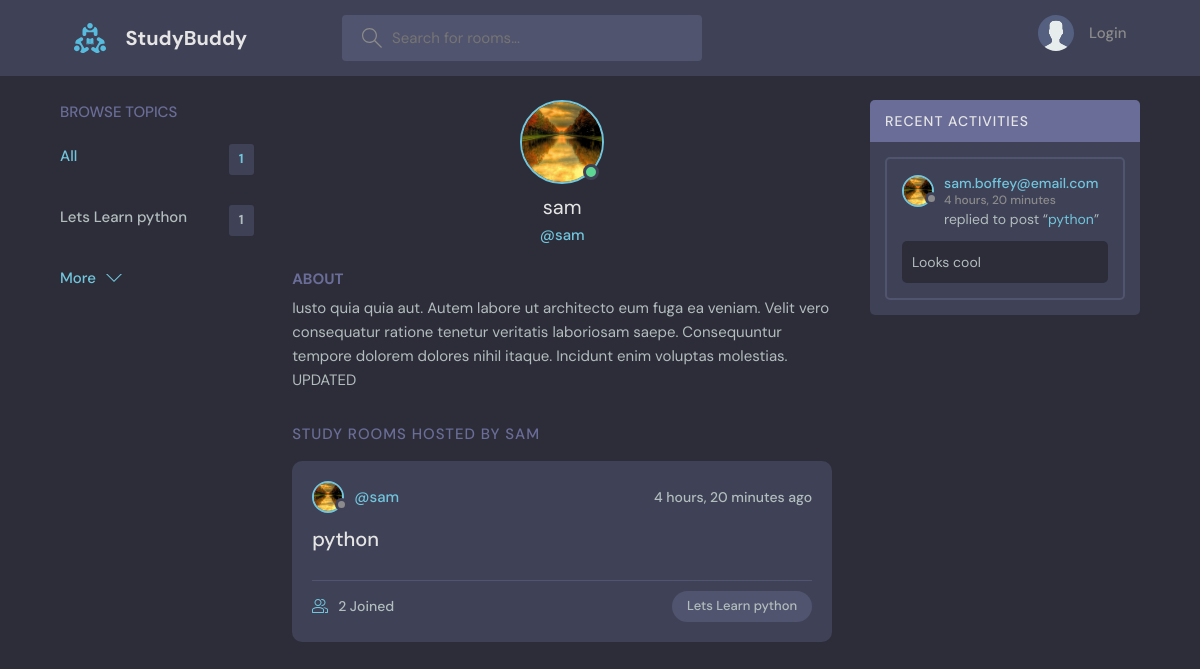
Before: /profile/1 with the older database file.
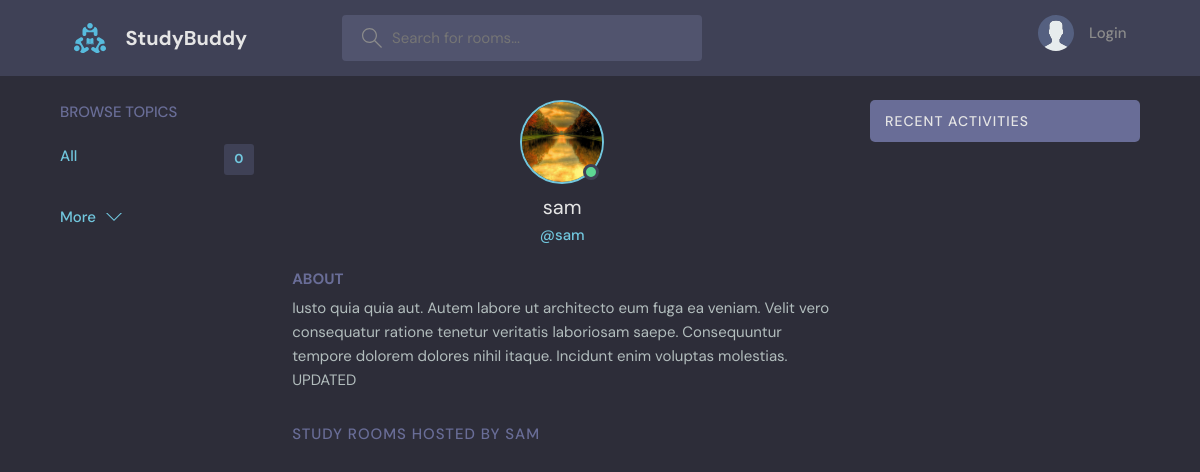
After: the same page with the newer database file.
### base/models.py (models this page shows, shortened)
class Topic(models.Model):
    name = models.CharField(max_length = 200)

class User(AbstractUser):
    name = models.CharField(max_length = 200, null = True)
    email = models.EmailField(unique = True, null = True)
    bio = models.TextField(null = True)
    avatar = models.ImageField(null = True, default = "avatar.svg")
    USERNAME_FIELD = 'email'
    REQUIRED_FIELDS = []

class Room(models.Model):
    host = models.ForeignKey(User, on_delete = models.SET_NULL, null = True)
    topic = models.ForeignKey(Topic, on_delete = models.SET_NULL, null = True)
    name = models.CharField(max_length = 200)
    description = models.TextField(null = True, blank = True)
    participants = models.ManyToManyField(User, related_name = 'participants', blank = True)
    updated = models.DateTimeField(auto_now = True)
    created = models.DateTimeField(auto_now_add = True)
    class Meta:
        ordering = ['-updated', '-created']
    def __str__(self):
        return self.name

class Message(models.Model):
    user = models.ForeignKey(User, on_delete = models.CASCADE)
    room = models.ForeignKey(Room, on_delete = models.CASCADE)
    body = models.TextField()
    updated = models.DateTimeField(auto_now = True)
    created = models.DateTimeField(auto_now_add = True)
    class Meta:
        ordering = ['-updated', '-created']

### base/views.py (the view)
# urls.py: path('profile/<str:pk>', views.userProfile, name = "user-profile"),
def userProfile(request, pk):
    user = User.objects.get(id = pk)
    rooms = user.room_set.all()
    room_message = user.message_set.all()
    topics = Topic.objects.all()
    context = {'user' : user, 'rooms' : rooms, 'room_messages' : room_message, 'topics' : topics}
    return render(request, 'base/profile.html', context)

### base/templates/base/profile.html (shortened to what this page needs)
{% extends 'main.html' %}
{% block content %}
  <main class="profile-page layout layout--3">
    <div class="container">
      {% include 'base/topics_components.html' %}
      <div class="roomList">
        <div class="profile">
          <div class="profile__avatar">
            <div class="avatar avatar--large active">
              <img src="{{user.avatar.url}}" />
            </div>
          </div>
          <div class="profile__info">
            <h3>{{user.username}}</h3>
            <p>@{{user.username}}</p>
          </div>
          <div class="profile__about">
            <h3>About</h3>
            <p>
              {{user.bio}}
            </p>
          </div>
        </div>
        <div class="roomList__header">
          <div>
            <h2>Study Rooms Hosted by {{user.username}}</a>
            </h2>
          </div>
        </div>
        {% include 'base/feed_components.html' %}
      </div>
      {% include 'base/activity_components.html' %}
    </div>
  </main>
{% endblock content %}

### templates/main.html (shortened to what this page needs)
<!DOCTYPE html>
{% load static %}
<html lang="en">
  <head>
    <link rel="stylesheet" href="{% static 'styles/style.css' %}" />
  </head>
  <body>
    {% include 'navbar.html' %}
    {% block content %}
    {% endblock %}
  </body>
</html>

### templates/navbar.html (shortened to what this page needs)
{% load static %}
<header class="header header--loggedIn">
    <div class="container">
      <a href="{% url 'home' %}" class="header__logo">
        <img src="{% static 'images/logo.svg' %}" />
        <h1>StudyBuddy</h1>
      </a>
      <form class="header__search" method = "GET" action = "{% url 'home' %}">
        <label>
          <input name="q" placeholder="Search for rooms..." />
        </label>
      </form>
      <nav class="header__menu">
        {% if request.user.is_authenticated %}
        <div class="header__user">
          <a href="{% url 'update-user' %}">
            <div class="avatar avatar--medium active">
              <img src="{{request.user.avatar.url}}" />
            </div>
            <p>{{request.user}} <span>@{{request.user.username}}</span></p>
          </a>
          <button class="dropdown-button">
            <svg version="1.1" xmlns="http://www.w3.org/2000/svg" width="32" height="32" viewBox="0 0 32 32">
              <title>chevron-down</title>
              <path d="M16 21l-13-13h-3l16 16 16-16h-3l-13 13z"></path>
            </svg>
          </button>
        </div>
        {% else %}
        <a href="{% url 'login' %}">
          <img src="{% static 'images//avatar.svg' %}" />
          <p>Login</p>
        </a>
        {% endif %}
      </nav>
    </div>
  </header>

### base/templates/base/topics_components.html
<div class="topics">
    <div class="topics__header">
      <h2>Browse Topics</h2>
    </div>
    <ul class="topics__list">
      <li>
        <a href="{% url 'home' %}" class="active">All <span>{{topics.count}}</span></a>
      </li>
      {% for topic in topics %}
      <li>
          <a href="{% url 'home' %}?q={{topic.name}}">{{topic.name}}<span>{{topic.room_set.all.count}}</span></a>
      </li>
      {% endfor %}
    </ul>
    <a class="btn btn--link" href="{% url 'topics-view' %}">
      More
      <svg version="1.1" xmlns="http://www.w3.org/2000/svg" width="32" height="32" viewBox="0 0 32 32">
        <title>chevron-down</title>
        <path d="M16 21l-13-13h-3l16 16 16-16h-3l-13 13z"></path>
      </svg>
    </a>
  </div>

### base/templates/base/feed_components.html (shortened to what this page needs)
{% for room in rooms %}
<div class="roomListRoom">
    <div class="roomListRoom__header">
    <a href="{% url 'user-profile' room.host.id %}" class="roomListRoom__author">
        <div class="avatar avatar--small">
        <img src="{{room.host.avatar.url}}" />
        </div>
        <span>@{{room.host.username}}</span>
    </a>
        <div class="roomListRoom__actions">
            <span>{{room.created|timesince}} ago</span>
        </div>
    </div>
    <div class="roomListRoom__content">
    <a href="{% url 'room' room.id %}">{{room.name}}</a>
    </div>
    <div class="roomListRoom__meta">
    <a href="{% url 'room' room.id %}" class="roomListRoom__joined">
        {{room.participants.all.count}} Joined
    </a>
    <p class="roomListRoom__topic">{{room.topic.name}}</p>
    </div>
</div>
{% endfor %}

### base/templates/base/activity_components.html (shortened to what this page needs)
<div class="activities">
    <div class="activities__header">
        <h2>Recent Activities</h2>
    </div>
    {% for message in room_messages %}
    <div class="activities__box">
        <div class="activities__boxHeader roomListRoom__header">
        <a href="{% url 'user-profile' message.user.id %}" class="roomListRoom__author">
            <div class="avatar avatar--small">
            <img src="{{message.user.avatar.url}}" />
            </div>
            <p>
            {{message.user}}
            <span>{{message.created|timesince}}</span>
            </p>
        </a>
    </div>
    <div class="activities__boxContent">
        <p>replied to post “<a href="{% url 'room' message.room.id %}">{{message.room}}</a>”</p>
        <div class="activities__boxRoomContent">
            {{message.body}}
        </div>
    </div>
    </div>
    {% endfor %}
</div>

Changed rows visible on the page:
removed Topic: name "Lets Learn python", room_set.all.count "1"
removed Room: host.avatar (picture), host.username "sam", created "4 hours, 20 minutes", name "python", participants.all.count "2", topic.name "Lets Learn python"
removed Message: user.avatar (picture), user "sam.boffey@email.com", created "4 hours, 20 minutes", room "python", body "Looks cool"
Other visible differences:
{{ topics.count }}: "1" → "0"
